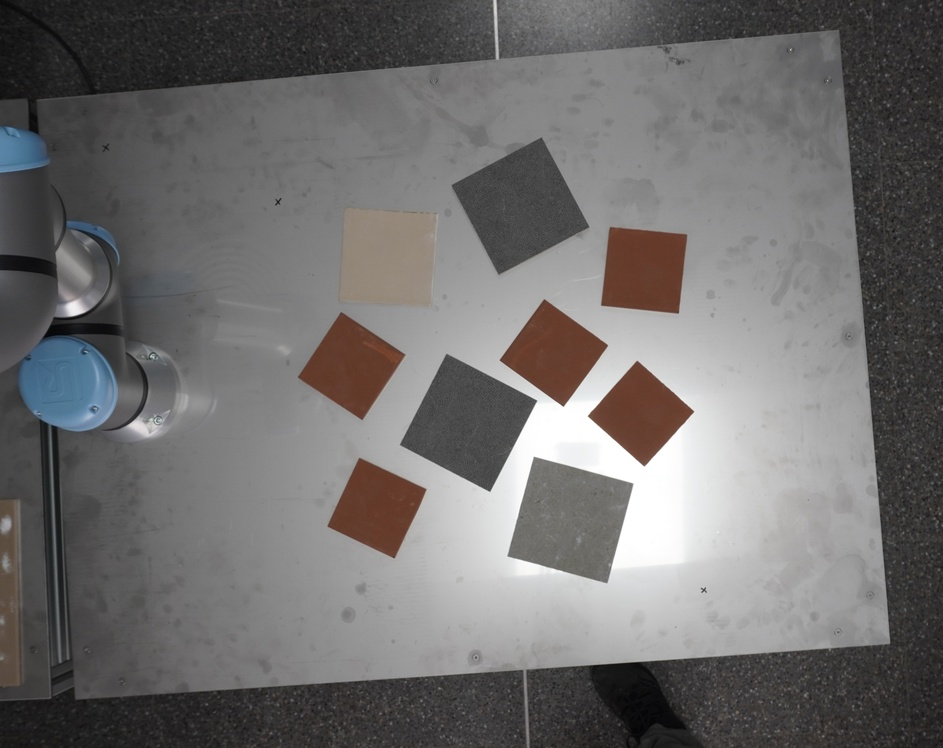
#> input picture Robot/assets/imagenes/DSC07665.JPG, 943 x 748 px, shrunk from 4273 x 3392 before the run, found by its file name; its folder holds only this picture in this run
$ python deteccion_referencias.py
#> lines starting #> are read from the running program, lines starting #| are printed output that depends on the picture; after the words box and inside, x2 and y2 are one past the last pixel; in counts of white or black regions, pixels touching at a corner belong together
### Robot/scripts/homografia.py
"""
Detección automática de esquinas de mesa y rectificación de perspectiva.

Algoritmo:
  1. Detectar las 4 esquinas de la mesa mediante análisis de perfiles de color
     en ROIs relativas a los bordes de la imagen.
  2. Las esquinas derechas (libres) se detectan primero por cambio brusco
     mesa → fondo. Las izquierdas siguen la misma lógica en sus ROIs.
  3. Homografía 4:3 (1200:900) → vista cenital de solo la mesa.

Validación independiente: python scripts/homografia.py
"""

from pathlib import Path

import cv2
import numpy as np


BASE_DIR = Path(__file__).resolve().parent.parent
IMAGEN_ENTRADA = BASE_DIR / "assets" / "imagenes" / "DSC07665.jpg"
DIR_RESULTADOS = BASE_DIR / "resultados"


# ---------------------------------------------------------------------------
# Utilidades internas
# ---------------------------------------------------------------------------

def _ordenar_esquinas(pts: np.ndarray) -> np.ndarray:
    """
    Ordena 4 puntos a: [sup-izq, sup-der, inf-der, inf-izq].
    """
    pts = pts.reshape(4, 2).astype(np.float32)
    s = pts.sum(axis=1)
    diff = np.diff(pts, axis=1).flatten()

    sup_izq = pts[np.argmin(s)]
    inf_der = pts[np.argmax(s)]
    sup_der = pts[np.argmin(diff)]
    inf_izq = pts[np.argmax(diff)]

    return np.array([sup_izq, sup_der, inf_der, inf_izq], dtype=np.float32)


def _esquina_por_score(
    gray: np.ndarray,
    x_min: int,
    x_max: int,
    y_min: int,
    y_max: int,
    win_side: int = 100,
    win_perp: int = 20,
    paso: int = 3,
    refinado: int = 15,
) -> tuple[float, float]:
    """
    Busca una esquina dentro de un ROI como el punto que maximiza:
        score = |mediana(derecha) - mediana(izquierda)|
              + |mediana(arriba)   - mediana(abajo)|

    Las ventanas laterales (derecha/izquierda/arriba/abajo) deben tener
    tamaño suficiente (> 0). El punto debe mantenerse lejos de los bordes
    de la imagen para que todas las ventanas quepan.
    """
    h, w = gray.shape
    best_score = -1.0
    best = (float(x_min + x_max) / 2, float(y_min + y_max) / 2)

    for x in range(x_min, x_max, paso):
        for y in range(y_min, y_max, paso):
            if (x - win_side < 0 or x + win_side >= w or
                    y - win_side < 0 or y + win_side >= h):
                continue

            der = gray[y - win_perp:y + win_perp, x + win_perp:x + win_side]
            izq = gray[y - win_perp:y + win_perp, x - win_side:x - win_perp]
            arr = gray[y - win_side:y - win_perp, x - win_perp:x + win_perp]
            aba = gray[y + win_perp:y + win_side, x - win_perp:x + win_perp]

            if (der.size == 0 or izq.size == 0 or
                    arr.size == 0 or aba.size == 0):
                continue

            score = (
                abs(float(np.median(der)) - float(np.median(izq))) +
                abs(float(np.median(arr)) - float(np.median(aba)))
            )
            if score > best_score:
                best_score = score
                best = (float(x), float(y))

    # Refinado local paso 1 px
    cx, cy = int(round(best[0])), int(round(best[1]))
    best_score = -1.0
    best_ref = best
    for x in range(cx - refinado, cx + refinado + 1):
        for y in range(cy - refinado, cy + refinado + 1):
            if (x - win_side < 0 or x + win_side >= w or
                    y - win_side < 0 or y + win_side >= h):
                continue

            der = gray[y - win_perp:y + win_perp, x + win_perp:x + win_side]
            izq = gray[y - win_perp:y + win_perp, x - win_side:x - win_perp]
            arr = gray[y - win_side:y - win_perp, x - win_perp:x + win_perp]
            aba = gray[y + win_perp:y + win_side, x - win_perp:x + win_perp]

            if (der.size == 0 or izq.size == 0 or
                    arr.size == 0 or aba.size == 0):
                continue

            score = (
                abs(float(np.median(der)) - float(np.median(izq))) +
                abs(float(np.median(arr)) - float(np.median(aba)))
            )
            if score > best_score:
                best_score = score
                best_ref = (float(x), float(y))

    return best_ref


# ---------------------------------------------------------------------------
# Detección de esquinas de la mesa
# ---------------------------------------------------------------------------

def detectar_esquinas_mesa(img: np.ndarray) -> np.ndarray:
    """
    Detecta automáticamente las 4 esquinas de la mesa en la imagen original.

    Retorna array (4, 2) float32 ordenado [sup-izq, sup-der, inf-der, inf-izq].
    """
    h_img, w_img = img.shape[:2]
    gray = cv2.cvtColor(img, cv2.COLOR_BGR2GRAY)

    # ROIs definidas como porcentaje para escalar con distancia de cámara.
    # Las esquinas DERECHAS están libres → ROIs muy cercanas al borde derecho.
    # Las esquinas IZQUIERDAS están junto a otra mesa → ROIs más amplias.
    margin = 120

    # ── Esquinas derechas (libres, borde mesa → fondo) ──
    inf_der = _esquina_por_score(
        gray,
        x_min=max(margin, int(w_img * 0.88)),
        x_max=w_img - margin,
        y_min=max(margin, int(h_img * 0.82)),
        y_max=h_img - margin,
        win_side=100,
        win_perp=15,
        paso=5,
        refinado=20,
    )

    sup_der = _esquina_por_score(
        gray,
        x_min=max(margin, int(w_img * 0.85)),
        x_max=w_img - margin,
        y_min=margin,
        y_max=min(h_img - margin, int(h_img * 0.12)),
        win_side=100,
        win_perp=15,
        paso=5,
        refinado=20,
    )

    # ── Esquina izquierda inferior (score de perfiles) ──
    inf_izq = _esquina_por_score(
        gray,
        x_min=margin,
        x_max=min(int(w_img * 0.15), w_img - margin),
        y_min=max(margin, int(h_img * 0.85)),
        y_max=h_img - margin,
        win_side=80,
        win_perp=15,
        paso=3,
        refinado=20,
    )

    # ── Esquina izquierda superior ──
    # El score de perfiles falla aquí porque la transición mesa→fondo es muy sutil
    # y hay otra mesa adyacente. Usamos estimación geométrica + refinado local.
    sup_izq_est = (
        float(sup_der[0] + inf_izq[0] - inf_der[0]),
        float(sup_der[1] + inf_izq[1] - inf_der[1]),
    )
    sup_izq = _refinar_esquina_local(
        gray,
        int(round(sup_izq_est[0])),
        int(round(sup_izq_est[1])),
        ventana=60,
        win_side=80,
        win_perp=15,
    )

    esquinas = np.array([sup_izq, sup_der, inf_der, inf_izq], dtype=np.float32)
    return _ordenar_esquinas(esquinas)


def _refinar_esquina_local(
    gray: np.ndarray,
    cx: int,
    cy: int,
    ventana: int = 50,
    win_side: int = 80,
    win_perp: int = 15,
) -> tuple[float, float]:
    """
    Refina una esquina buscando el máximo score de perfiles en una ventana
    local alrededor de (cx, cy).
    """
    h, w = gray.shape
    best_score = -1.0
    best = (float(cx), float(cy))

    for x in range(cx - ventana, cx + ventana + 1):
        for y in range(cy - ventana, cy + ventana + 1):
            if (x - win_side < 0 or x + win_side >= w or
                    y - win_side < 0 or y + win_side >= h):
                continue

            der = gray[y - win_perp:y + win_perp, x + win_perp:x + win_side]
            izq = gray[y - win_perp:y + win_perp, x - win_side:x - win_perp]
            arr = gray[y - win_side:y - win_perp, x - win_perp:x + win_perp]
            aba = gray[y + win_perp:y + win_side, x - win_perp:x + win_perp]

            if (der.size == 0 or izq.size == 0 or
                    arr.size == 0 or aba.size == 0):
                continue

            score = (
                abs(float(np.median(der)) - float(np.median(izq))) +
                abs(float(np.median(arr)) - float(np.median(aba)))
            )
            if score > best_score:
                best_score = score
                best = (float(x), float(y))

    return best


# ---------------------------------------------------------------------------
# Rectificación de perspectiva
# ---------------------------------------------------------------------------

def rectificar_imagen(
    img: np.ndarray,
    mm_ancho: float = 1200.0,
    mm_alto: float = 900.0,
) -> tuple[np.ndarray, np.ndarray, np.ndarray]:
    """
    Rectifica la imagen original a vista cenital de solo la mesa.

    Args:
        img: imagen BGR original.
        mm_ancho, mm_alto: dimensiones reales de la mesa en mm (por defecto 1200×900).

    Returns:
        (img_rect, M, esquinas_orig)
        - img_rect: imagen BGR rectificada, solo la mesa.
        - M: matriz de homografía 3×3.
        - esquinas_orig: las 4 esquinas detectadas en la imagen original.
    """
    esquinas_orig = detectar_esquinas_mesa(img)

    sup_izq, sup_der, inf_der, inf_izq = esquinas_orig

    w1 = np.linalg.norm(sup_der - sup_izq)
    w2 = np.linalg.norm(inf_der - inf_izq)
    h1 = np.linalg.norm(inf_izq - sup_izq)
    h2 = np.linalg.norm(inf_der - sup_der)

    W_natural = max(w1, w2)
    H_natural = max(h1, h2)

    W_out = int(round(W_natural))
    H_out = int(round(W_out * mm_alto / mm_ancho))

    if H_natural > 0 and abs(H_out - H_natural) / H_natural > 0.20:
        H_out = int(round(0.7 * H_out + 0.3 * H_natural))

    dst = np.float32([
        [0, 0],
        [W_out - 1, 0],
        [W_out - 1, H_out - 1],
        [0, H_out - 1],
    ])

    M = cv2.getPerspectiveTransform(esquinas_orig, dst)
    img_rect = cv2.warpPerspective(img, M, (W_out, H_out))

    return img_rect, M, esquinas_orig


# ---------------------------------------------------------------------------
# Validación independiente
# ---------------------------------------------------------------------------

# [36 lines left out: function main, not called in this run]


# [2 lines that do not run on import are left out]

### Robot/scripts/deteccion_referencias.py
"""
Detección automática de las cruces de referencia de calibración.

Las cruces son marcas oscuras en forma de 'X' pintadas sobre la mesa.
Se detectan sobre la imagen rectificada (vista cenital).

Los ROIs de búsqueda se definen como porcentaje del ancho/alto de la imagen
rectificada, de modo que escalan correctamente independientemente de la
distancia de la cámara.
"""

import warnings
from pathlib import Path

import cv2
import numpy as np


BASE_DIR = Path(__file__).resolve().parent.parent
IMAGEN_ENTRADA = BASE_DIR / "assets" / "imagenes" / "DSC07665.jpg"

# Configuración de ROIs como porcentaje de la imagen rectificada (0–1).
# Ref 1: ~20 % desde arriba, ~71 % desde la derecha (= 29 % desde izquierda)
# Ref 2: ~89 % desde arriba, ~22 % desde la derecha (= 78 % desde izquierda)
# Margen ±6 % alrededor del punto estimado
REF_CONFIG = {
    "ref1": {
        "x_min": 0.23, "x_max": 0.35,   # 29 % ± 6 % desde izquierda
        "y_min": 0.14, "y_max": 0.26,   # 20 % ± 6 % desde arriba
    },
    "ref2": {
        "x_min": 0.72, "x_max": 0.84,   # 78 % ± 6 % desde izquierda
        "y_min": 0.83, "y_max": 0.95,   # 89 % ± 6 % desde arriba
    },
}


def detectar_referencias(img: np.ndarray) -> dict[str, tuple[float, float]]:
    """
    Detecta las cruces de referencia y devuelve sus centros exactos en píxeles.

    Args:
        img: Imagen BGR rectificada (solo la mesa, vista cenital).

    Retorna:
        {"ref1": (x1, y1), "ref2": (x2, y2)}
    """
    gray = cv2.cvtColor(img, cv2.COLOR_BGR2GRAY)
    h_img, w_img = gray.shape

    centros: dict[str, tuple[float, float]] = {}

    for nombre, cfg in REF_CONFIG.items():
        # Calcular ROI en píxeles a partir de porcentajes
        x0 = int(w_img * cfg["x_min"])
        x1 = int(w_img * cfg["x_max"])
        y0 = int(h_img * cfg["y_min"])
        y1 = int(h_img * cfg["y_max"])

        # Centro estimado del ROI (para selección del contorno más cercano)
        cx_est = (x0 + x1) / 2.0
        cy_est = (y0 + y1) / 2.0

        roi = gray[y0:y1, x0:x1]

        # Umbral adaptativo con Otsu (robusto ante cambios de iluminación).
        # Si Otsu no encuentra separación bimodal, usar el centro del ROI.
        ret, mask = cv2.threshold(roi, 0, 255, cv2.THRESH_BINARY_INV + cv2.THRESH_OTSU)
        if ret == 0:
            warnings.warn(
                f"{nombre}: Otsu no pudo encontrar umbral en el ROI. "
                f"Usando centro del ROI como fallback."
            )
            centros[nombre] = (float(cx_est), float(cy_est))
            continue

        # Limpiar ruido pequeño
        k = np.ones((3, 3), np.uint8)
        mask = cv2.morphologyEx(mask, cv2.MORPH_OPEN, k, iterations=1)

        cnts, _ = cv2.findContours(mask, cv2.RETR_EXTERNAL, cv2.CHAIN_APPROX_SIMPLE)
        if not cnts:
            warnings.warn(
                f"{nombre}: no se encontraron contornos en el ROI con umbral Otsu={ret:.0f}. "
                f"Usando centro del ROI como fallback."
            )
            centros[nombre] = (float(cx_est), float(cy_est))
            continue

        # Seleccionar el contorno más cercano al centro estimado
        mejor_cnt = None
        mejor_dist = float("inf")
        for c in cnts:
            M = cv2.moments(c)
            if M["m00"] == 0:
                continue
            cx_roi = M["m10"] / M["m00"]
            cy_roi = M["m01"] / M["m00"]
            dist = abs(cx_roi - (cx_est - x0)) + abs(cy_roi - (cy_est - y0))
            if dist < mejor_dist:
                mejor_dist = dist
                mejor_cnt = c

        if mejor_cnt is None:
            centros[nombre] = (float(cx_est), float(cy_est))
            continue

        M = cv2.moments(mejor_cnt)
        cx_roi = M["m10"] / M["m00"]
        cy_roi = M["m01"] / M["m00"]

        # Convertir a coordenadas globales de la imagen rectificada
        centros[nombre] = (float(cx_roi + x0), float(cy_roi + y0))

    return centros


def main() -> None:
    from scripts.homografia import rectificar_imagen

    img = cv2.imread(str(IMAGEN_ENTRADA))
#> img is the input picture: shape (748, 943, 3); mean B, G, R 109.1, 109.6, 111.3
    if img is None:
        raise FileNotFoundError(f"No se pudo cargar la imagen: {IMAGEN_ENTRADA}")

    img_rect, _, _ = rectificar_imagen(img)
#> after the loop in _esquina_por_score, `for x in range(x_min, x_max, paso):`: best = (826, 620.5); best_score = -1
#> in _esquina_por_score, `cx, cy = int(round(best[0])), int(round(best[1]))`: cx = 826; cy = 620
#> in _esquina_por_score, `best_ref = best`: best_ref = (826, 620.5)
#> after the loop in _esquina_por_score, `for x in range(cx - refinado, cx + refinado + 1):`:
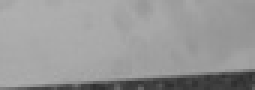
#> izq: shape (30, 85) (shown 3 times larger); min 46, max 176, mean 152.2
#> after the loop in _esquina_por_score, `for x in range(cx - refinado, cx + refinado + 1):`: best_ref = (833, 640); best_score = 215
#> in detectar_esquinas_mesa, `inf_der = _esquina_por_score( gray, x_min=max(margin, int(w_img * 0.88..`: inf_der = (833, 640)
#> call 2 of _esquina_por_score, with x_min = 801, x_max = 823, y_min = 120, y_max = 89, win_side = 100, win_perp = 15, paso = 5, refinado = 20
#> after the loop in _esquina_por_score (call 2), `for x in range(x_min, x_max, paso):`: best = (812, 104.5); best_score = -1
#> in _esquina_por_score (call 2), `cx, cy = int(round(best[0])), int(round(best[1]))`: cx = 812; cy = 104
#> in _esquina_por_score (call 2), `best_ref = best`: best_ref = (812, 104.5)
#> after the loop in _esquina_por_score (call 2), `for x in range(cx - refinado, cx + refinado + 1):`:
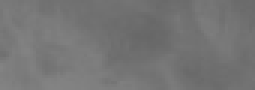
#> izq: shape (30, 85) (shown 3 times larger); min 103, max 131, mean 116.6
#> after the loop in _esquina_por_score (call 2), `for x in range(cx - refinado, cx + refinado + 1):`: best_ref = (832, 100); best_score = 97
#> in detectar_esquinas_mesa, `sup_der = _esquina_por_score( gray, x_min=max(margin, int(w_img * 0.85..`: sup_der = (832, 100)
#> call 3 of _esquina_por_score, with x_min = 120, x_max = 141, y_min = 635, y_max = 628, win_side = 80, win_perp = 15, paso = 3, refinado = 20
#> after the loop in _esquina_por_score (call 3), `for x in range(x_min, x_max, paso):`: best = (130.5, 631.5); best_score = -1
#> in _esquina_por_score (call 3), `cx, cy = int(round(best[0])), int(round(best[1]))`: cx = 130; cy = 632
#> in _esquina_por_score (call 3), `best_ref = best`: best_ref = (130.5, 631.5)
#> after the loop in _esquina_por_score (call 3), `for x in range(cx - refinado, cx + refinado + 1):`:
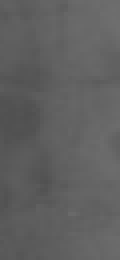
#> arr: shape (65, 30) (shown 4 times larger); min 80, max 110, mean 96
#> after the loop in _esquina_por_score (call 3), `for x in range(cx - refinado, cx + refinado + 1):`: best_ref = (150, 652); best_score = 89
#> in detectar_esquinas_mesa, `inf_izq = _esquina_por_score( gray, x_min=margin, x_max=min(int(w_img ..`: inf_izq = (150, 652)
#> in detectar_esquinas_mesa, `sup_izq_est = ( float(sup_der[0] + inf_izq[0] - inf_der[0]), float(sup..`: sup_izq_est = (149, 112)
#> after the loop in _refinar_esquina_local, `for x in range(cx - ventana, cx + ventana + 1):`:
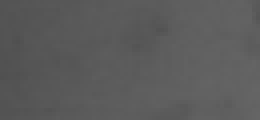
#> izq: shape (30, 65) (shown 4 times larger); min 80, max 101, mean 91.3
#> after the loop in _refinar_esquina_local, `for x in range(cx - ventana, cx + ventana + 1):`: best = (204, 84); best_score = 118
#> in detectar_esquinas_mesa, `sup_izq = _refinar_esquina_local( gray, int(round(sup_izq_est[0])), in..`: sup_izq = (204, 84)
#> in detectar_esquinas_mesa, `esquinas = np.array([sup_izq, sup_der, inf_der, inf_izq], dtype=np.flo..`: esquinas = [[204, 84], [832, 100], [833, 640], [150, 652]]
#> in _ordenar_esquinas, `s = pts.sum(axis=1)`: s = [288, 932, 1473, 802]
#> in _ordenar_esquinas, `diff = np.diff(pts, axis=1).flatten()`: diff = [-120, -732, -193, 502]
#> in _ordenar_esquinas, `sup_izq = pts[np.argmin(s)]`: sup_izq = [204, 84]
#> in _ordenar_esquinas, `inf_der = pts[np.argmax(s)]`: inf_der = [833, 640]
#> in _ordenar_esquinas, `sup_der = pts[np.argmin(diff)]`: sup_der = [832, 100]
#> in _ordenar_esquinas, `inf_izq = pts[np.argmax(diff)]`: inf_izq = [150, 652]
#> in rectificar_imagen, `esquinas_orig = detectar_esquinas_mesa(img)`: esquinas_orig = [[204, 84], [832, 100], [833, 640], [150, 652]]
#> in rectificar_imagen, `sup_izq, sup_der, inf_der, inf_izq = esquinas_orig`: sup_izq = [204, 84]; sup_der = [832, 100]; inf_der = [833, 640]; inf_izq = [150, 652]
#> in rectificar_imagen, `w1 = np.linalg.norm(sup_der - sup_izq)`: w1 = 628.2
#> in rectificar_imagen, `w2 = np.linalg.norm(inf_der - inf_izq)`: w2 = 683.1
#> in rectificar_imagen, `h1 = np.linalg.norm(inf_izq - sup_izq)`: h1 = 570.6
#> in rectificar_imagen, `h2 = np.linalg.norm(inf_der - sup_der)`: h2 = 540
#> in rectificar_imagen, `W_natural = max(w1, w2)`: W_natural = 683.1
#> in rectificar_imagen, `H_natural = max(h1, h2)`: H_natural = 570.6
#> in rectificar_imagen, `W_out = int(round(W_natural))`: W_out = 683
#> in rectificar_imagen, `H_out = int(round(W_out * mm_alto / mm_ancho))`: H_out = 512
#> in rectificar_imagen, `dst = np.float32([ [0, 0], [W_out - 1, 0], [W_out - 1, H_out - 1], [0,..`: dst = [[0, 0], [682, 0], [682, 511], [0, 511]]
#> in rectificar_imagen, `M = cv2.getPerspectiveTransform(esquinas_orig, dst)`: M = [[1.03, 0.0977, -217.9], [-0.0248, 0.972, -76.62], [-7.93e-05, 0.000146, 1]]
    refs = detectar_referencias(img_rect)
#> in detectar_referencias, `gray = cv2.cvtColor(img, cv2.COLOR_BGR2GRAY)`:
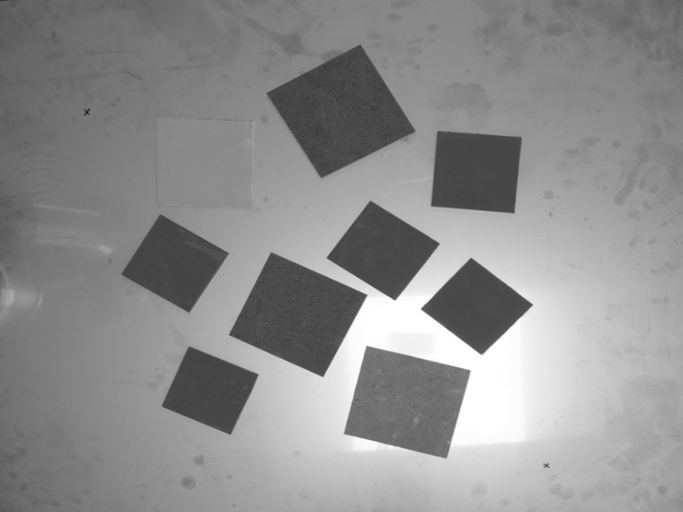
#> gray: shape (512, 683); min 21, max 255, mean 142.6
#> the loop in detectar_referencias, `for nombre, cfg in REF_CONFIG.items():` made 2 passes
#> ret on passes 1 to 2: 130, 219
#> pass 1, in detectar_referencias, `ret, mask = cv2.threshold(roi, 0, 255, cv2.THRESH_BINARY_INV + cv2.THR..`:
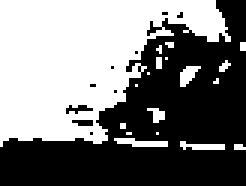
#> mask: shape (62, 82) (shown 3 times larger); 47.8% white; 18 white regions (14 under 20 px), largest, box (x1, y1, x2, y2) and area: (0, 0, 77, 49) 2268, (38, 46, 56, 49) 36, (60, 22, 67, 29) 29, (60, 47, 75, 50) 29
#> after the loop in detectar_referencias, `for nombre, cfg in REF_CONFIG.items():`:
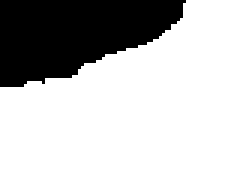
#> mask: shape (62, 82) (shown 3 times larger); 75.3% white; 1 black region, box (x1, y1, x2, y2) and area: (0, 0, 62, 29) 1254
#> after the loop in detectar_referencias, `for nombre, cfg in REF_CONFIG.items():`: centros = {'ref1': (209.5, 109), 'ref2': (536.8, 460.9)}
#> refs = {'ref1': (209.5, 109), 'ref2': (536.8, 460.9)}

    print("Referencias detectadas (sobre imagen rectificada):")
    for nombre, (x, y) in refs.items():
        print(f"  {nombre}: ({x:.2f}, {y:.2f})")
#> this loop made 2 passes
#|   ref1: (209.50, 109.00)
#|   ref2: (536.79, 460.95)


if __name__ == "__main__":
    main()
